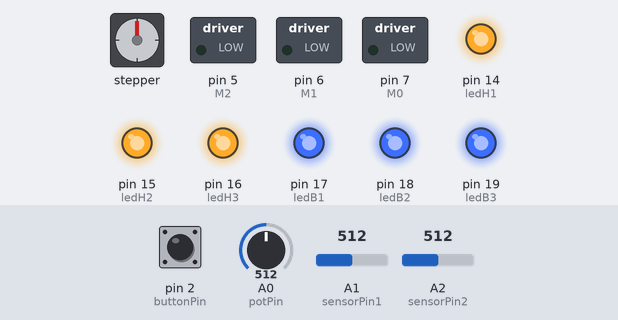
A sketch run on a simulated Arduino Mega 2560, built with avr-gcc and run on an emulated ATmega2560. Parts: stepper motor, switched loads named in the sketch (green lamp = pin HIGH), output pins drawn as LEDs (lit = HIGH). Wiring (inferred from the names in the program): stepper motor driver (200 steps per turn assumed): step pin 4; direction pin 3; enable pin 8. The inputs (shaded band) are chosen by the test bench; at power-on: pin 2 (buttonPin) LOW, A1 (sensorPin1) = 512, A2 (sensorPin2) = 512, A0 (potPin) = 512. Pins used as bus, display or sensor lines are not drawn.

Above: at 1.2 s.
1.3 s: pin 2 (buttonPin) pulled HIGH for 1 s
At 3.3 s:
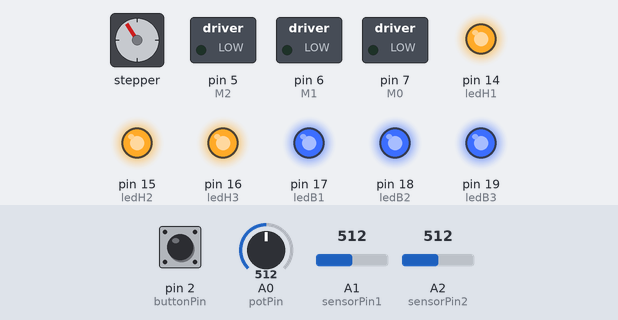
3.8 s: A1 (sensorPin1) set to 933
5.3 s: A1 (sensorPin1) set to 957
At 6.3 s:
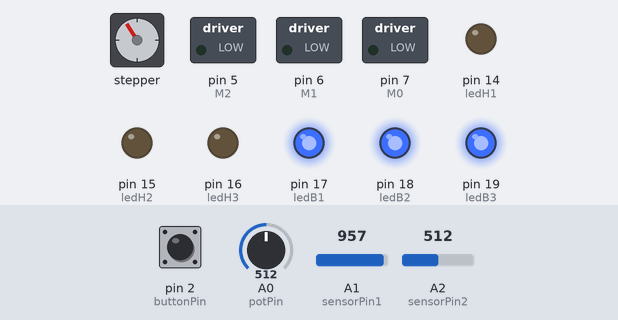
6.8 s: A2 (sensorPin2) set to 930
8.3 s: A2 (sensorPin2) set to 959
At 9.5 s:
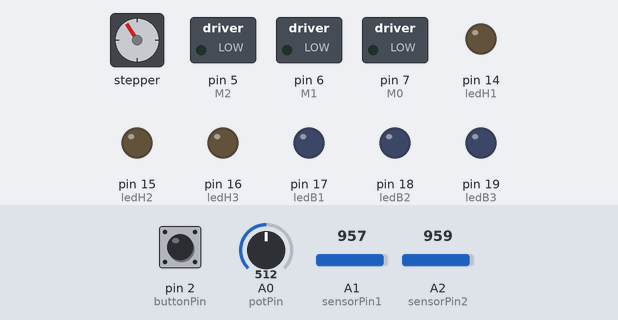
9.8 s: pin 2 (buttonPin) pulled HIGH for 3.2 s
At 13.8 s:
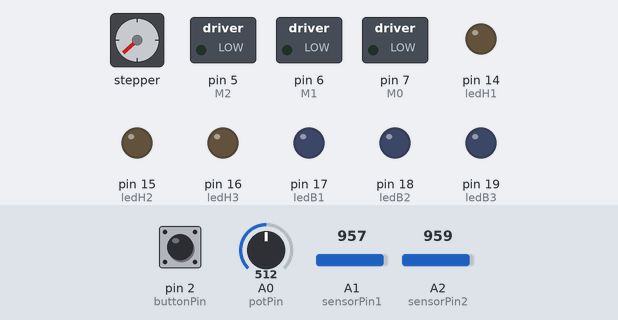
Timing chart, 0 to 15.3 s (numbered marks = the images above; inputs shaded):
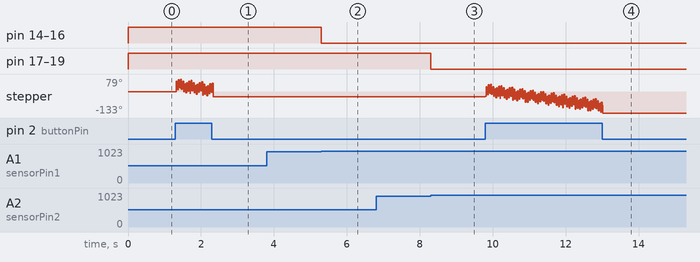

The sketch:

pruefstand.ino
```cpp
// Prüfstand für Schrittmotoren – Arduino Mega 2560 + DRV8825
// Funktionen: Spulenprüfung, Drehrichtungstest, Drehzahlverstellung, Frequenzanzeige

#include <LiquidCrystal.h>
const int rs = 22, en = 13, d4 = 24, d5 = 25, d6 = 26, d7 = 27;
LiquidCrystal lcd(rs, en, d4, d5, d6, d7);   // Pins des LCD

// Erster Spannungsteiler (Spule 1)
const int sensorPin1 = A1;
int   sensorValue1 = 0;     // Messwert des Analogeingangs
float Ve1 = 5;              // Eingangsspannung
float Vs1 = 0;              // Ausgangsspannung
float Rref1 = 1000;         // Referenzwiderstand
float R1 = 0;               // Gemessener Spulenwiderstand

// Zweiter Spannungsteiler (Spule 2)
const int sensorPin2 = A2;
int   sensorValue2 = 0;
float Ve2 = 5;
float Vs2 = 0;
float Rref2 = 1000;
float R2 = 0;

// LEDs: leuchten, wenn Spule 1 in Ordnung ist
int ledH1 = 14;
int ledH2 = 15;
int ledH3 = 16;

// LEDs: leuchten, wenn Spule 2 in Ordnung ist
int ledB1 = 17;
int ledB2 = 18;
int ledB3 = 19;

// Pins für Taster, Treiber und Potentiometer
int potPin = A0;
const int buttonPin = 2;
const int dirPin = 3;
const int stepPin = 4;
const int M2 = 5;
const int M1 = 6;
const int M0 = 7;
const int enPin = 8;

int potValue = 0;
int buttonState = 0;
int periode;

void setup() {
  pinMode(buttonPin, INPUT);
  pinMode(potPin, INPUT);
  pinMode(dirPin, OUTPUT);
  pinMode(stepPin, OUTPUT);
  pinMode(M0, OUTPUT);
  pinMode(M1, OUTPUT);
  pinMode(M2, OUTPUT);
  pinMode(enPin, OUTPUT);
  digitalWrite(enPin, HIGH);

  pinMode(ledH1, OUTPUT);
  pinMode(ledH2, OUTPUT);
  pinMode(ledH3, OUTPUT);

  pinMode(ledB1, OUTPUT);
  pinMode(ledB2, OUTPUT);
  pinMode(ledB3, OUTPUT);
}

void loop() {
  // Treiber aktivieren
  digitalWrite(enPin, LOW);

  // Schrittmodus: Vollschritt
  digitalWrite(M0, LOW);
  digitalWrite(M1, LOW);
  digitalWrite(M2, LOW);

  // Spulenwiderstände über die Spannungsteiler berechnen
  sensorValue1 = analogRead(sensorPin1);
  Vs1 = (Ve1 * sensorValue1) / 1023;
  R1 = Rref1 * (1 / ((Ve1 / Vs1) - 1));

  sensorValue2 = analogRead(sensorPin2);
  Vs2 = (Ve2 * sensorValue2) / 1023;
  R2 = Rref2 * (1 / ((Ve2 / Vs2) - 1));

  // Spule 1: LEDs an, wenn der Widerstand im gültigen Bereich liegt
  if (R1 > 12000 || R1 < 0) {
    digitalWrite(ledH1, LOW);
    digitalWrite(ledH2, LOW);
    digitalWrite(ledH3, LOW);
  } else {
    digitalWrite(ledH1, HIGH);
    digitalWrite(ledH2, HIGH);
    digitalWrite(ledH3, HIGH);
  }

  // Spule 2
  if (R2 > 12000 || R2 < 0) {
    digitalWrite(ledB1, LOW);
    digitalWrite(ledB2, LOW);
    digitalWrite(ledB3, LOW);
  } else {
    digitalWrite(ledB1, HIGH);
    digitalWrite(ledB2, HIGH);
    digitalWrite(ledB3, HIGH);
  }

  // Taster lesen: Drehtest starten
  buttonState = digitalRead(buttonPin);

  if (buttonState == HIGH) {
    // Eine Umdrehung im Uhrzeigersinn (48 Schritte)
    for (int i = 1; i <= 48; i++) {
      potValue = analogRead(potPin);
      periode = map(potValue, 0, 1024, 5, 100);   // Periode abhängig vom Potentiometer
      digitalWrite(dirPin, HIGH);
      digitalWrite(stepPin, HIGH);
      delayMicroseconds(periode);
      digitalWrite(stepPin, LOW);
      delayMicroseconds(periode);

      lcd.setCursor(6, 0);
      lcd.print(round(1 / (periode * 0.001)));    // Frequenz anzeigen
      lcd.print(" Hz");
    }

    // Eine Umdrehung gegen den Uhrzeigersinn
    for (int i = 48; i <= 2 * 48; i++) {
      potValue = analogRead(potPin);
      periode = map(potValue, 0, 1024, 5, 100);
      digitalWrite(dirPin, LOW);
      digitalWrite(stepPin, HIGH);
      delayMicroseconds(periode);
      digitalWrite(stepPin, LOW);
      delayMicroseconds(periode);

      lcd.setCursor(6, 0);
      lcd.print(round(1 / (periode * 0.001)));
      lcd.print(" Hz");
    }
  }
}
```

Measured:
- the behaviour switches between 944 and 945 on A1 (sensorPin1) (found by bisection; images 1 and 2)
- the behaviour switches between 944 and 945 on A2 (sensorPin2) (found by bisection; images 2 and 3)
- after the input at 3.8 s, every drawn part: stays the same
- after the input at 5.3 s, pin 14 (ledH1), pin 15 (ledH2), pin 16 (ledH3): HIGH → LOW at once
- after the input at 6.8 s, every drawn part: stays the same
- after the input at 8.3 s, pin 17 (ledB1), pin 18 (ledB2), pin 19 (ledB3): HIGH → LOW at once
